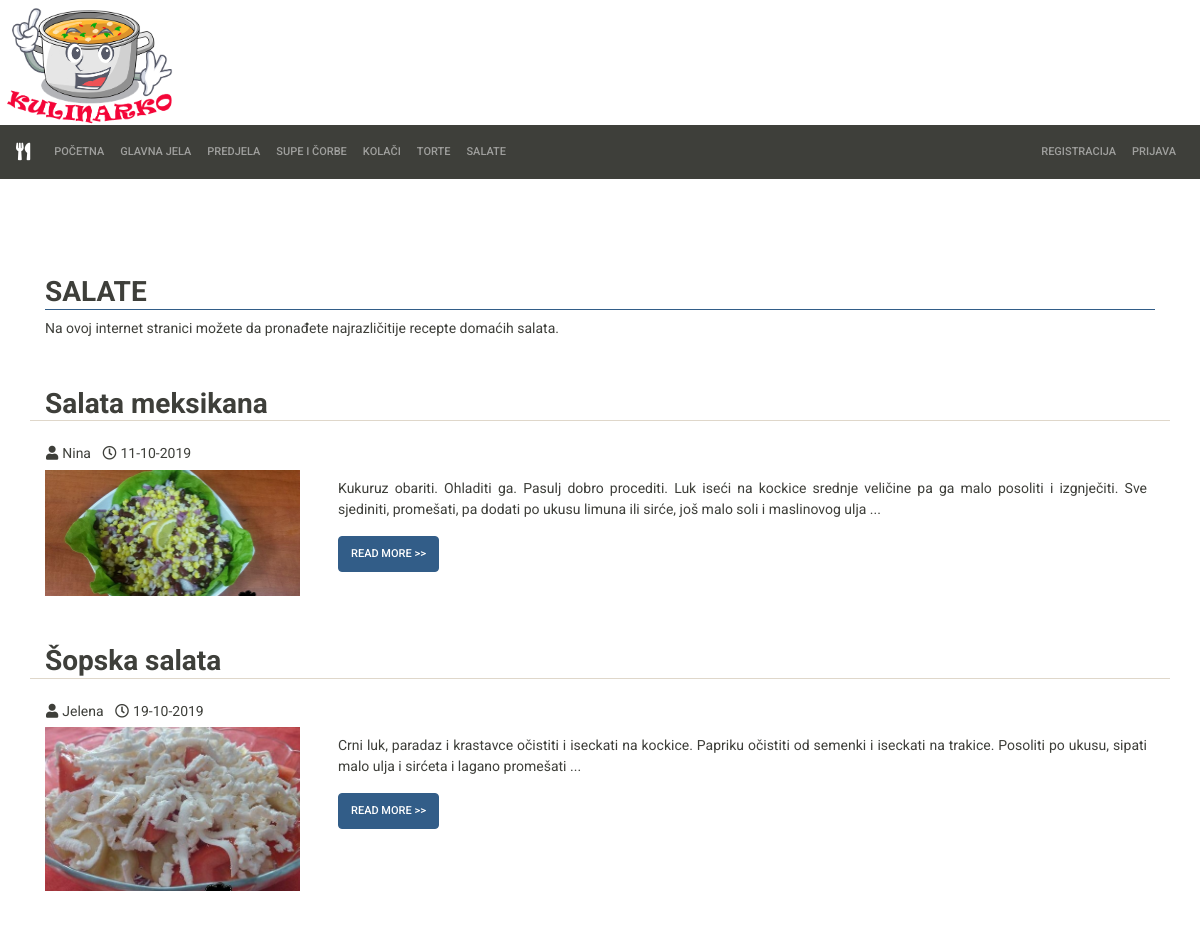
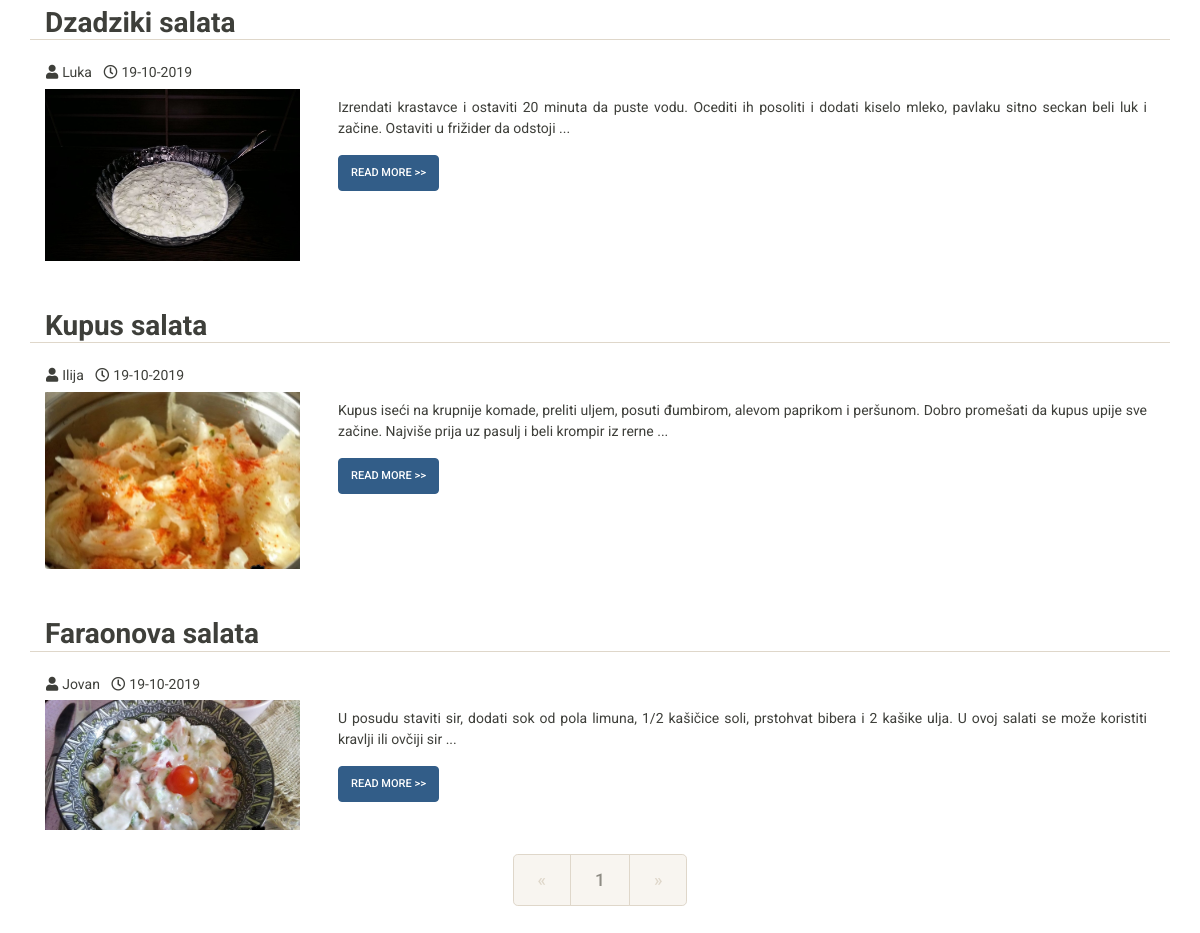
Screenshot of /salate.php with the database file from the repository (2 pictures, top to bottom).
### tables this page shows
CREATE TABLE IF NOT EXISTS `recepti` (
  `recept_id` int(11) NOT NULL AUTO_INCREMENT,
  `naziv_recepta` varchar(40) NOT NULL,
  `sastojci` varchar(512) NOT NULL,
  `slika_jela` varchar(256) DEFAULT NULL,
  `sadrzaj_recepta` text NOT NULL,
  `kategorija_jela` int(11) NOT NULL,
  `datum_unosa` timestamp NOT NULL DEFAULT CURRENT_TIMESTAMP ON UPDATE CURRENT_TIMESTAMP,
  `vreme_pripreme` varchar(20) NOT NULL,
  `autor_recepta` varchar(25) NOT NULL,
  PRIMARY KEY (`recept_id`),
  KEY `recept_korisnika` (`autor_recepta`),
  KEY `kategorija_recepta` (`kategorija_jela`)
);

CREATE TABLE IF NOT EXISTS `korisnici` (
  `korisnicko_ime` varchar(20) NOT NULL COMMENT 'korisnicko ime mora biti jedinstveno',
  `lozinka` varchar(64) NOT NULL,
  `ime` varchar(25) NOT NULL,
  `prezime` varchar(25) NOT NULL,
  `el_adresa` varchar(128) NOT NULL,
  `datum_rodjenja` date DEFAULT NULL,
  `adresa_stanovanja` varchar(128) DEFAULT NULL,
  `drzava_stanovanja` varchar(128) DEFAULT NULL,
  `pol` varchar(1) DEFAULT NULL,
  `telefon` varchar(20) DEFAULT NULL,
  `mobilni_telefon` varchar(20) DEFAULT NULL,
  `administrator` tinyint(1) DEFAULT NULL,
  `datum_unosa` timestamp NOT NULL DEFAULT CURRENT_TIMESTAMP,
  `datum_izmene` timestamp NOT NULL DEFAULT CURRENT_TIMESTAMP ON UPDATE CURRENT_TIMESTAMP,
  PRIMARY KEY (`korisnicko_ime`)
);

### salate.php (the view, shortened to what this page needs)
<!DOCTYPE html>
<html lang="en">
<head>
    <link rel="stylesheet" type="text/css" href="./bootstrap/bootstrap.css">
    <link rel="stylesheet" href="./fontawesome/css/all.css">
    <link rel="stylesheet" type="text/css" href="./css/nasiStilovi.css">
</head>
<body>
    <div class="masthead">
    </div>
    <nav class="navbar navbar-expand-lg navbar-dark bg-primary">
        <a class="navbar-brand" href="index.php"> <i class="fas fa-utensils"></i> </a>
        <div class="collapse navbar-collapse" id="navbarColor01">
            <ul class="navbar-nav mr-auto">
                <li class="nav-item">
                    <a class="nav-link" href="index.php"> Početna <span class="sr-only">(current)</span></a>
                </li>
                <li class="nav-item">
                    <a class="nav-link" href="glavnaJela.php"> Glavna jela </a>
                </li>
                <li class="nav-item">
                    <a class="nav-link" href="predjela.php"> Predjela </a>
                </li>
                <li class="nav-item">
                    <a class="nav-link" href="supeIcorbe.php"> Supe i čorbe </a>
                </li>
                <li class="nav-item">
                    <a class="nav-link" href="kolaci.php"> Kolači </a>
                </li>
                <li class="nav-item">
                    <a class="nav-link" href="torte.php"> Torte </a>
                </li>
                <li class="nav-item">
                    <a class="nav-link" href="salate.php"> Salate </a>
                </li>
            </ul>
            <ul class="navbar-nav ml-auto">
                <li class="nav-item">
                    <a class="nav-link" href="#"> Registracija </a>
                </li>
                <li class="nav-item">
                    <a class="nav-link" href="#"> Prijava </a>
                </li>
            </ul>
        </div>
    </nav>
    <div class="container mt-5 pt-5">
        <h2 class="border-bottom border-primary"> <strong> SALATE </strong> </h2>
        <p> Na ovoj internet stranici možete da pronađete najrazličitije recepte domaćih salata. </p>
        <?php
            $servername = "localhost";
            $username = "root";
            $password = "";
            $dbname = "kulinarko";
            $datatable = "recepti";
            $datatable_kor = "korisnici";
            $results_per_page = 10;
            $mysqli = new mysqli($servername, $username, $password, $dbname);
            if ( $mysqli->connect_error ) {
                echo "Error: ".$mysqli->connect_error;
            } else {
                $mysqli->set_charset("utf8");
                if (isset($_GET["page"])) {
                    $page = $_GET["page"];
                } else {
                    $page = 1;
                };
                $start_from = ($page-1) * $results_per_page;
                $query = "SELECT * FROM ".$datatable." WHERE KATEGORIJA_JELA = 6 ORDER BY DATUM_UNOSA ASC LIMIT $start_from, ".$results_per_page;
                $result = $mysqli->query($query);
                if ( $result == FALSE ) {
                    echo "Error: ".$mysqli->error($connection);
                } else {
                    while( $row = $result->fetch_assoc() ) {
                        $timestamp = strtotime($row["datum_unosa"]);
                        $date = date('d-m-Y', $timestamp);
                        $query_imeAutora = "SELECT * FROM ".$datatable_kor." WHERE korisnicko_ime = '".$row["autor_recepta"]."'";
                        $result_imeAutora = $mysqli->query($query_imeAutora);
                        if ( $result_imeAutora == FALSE ) {
                            $imeAutora = $row["autor_recepta"];
                        } else {
                            $row_users = $result_imeAutora->fetch_assoc();
                            $imeAutora = $row_users["ime"];
                        }
                        $sadrzajRecepta = $row["sadrzaj_recepta"];
                        $pozPoslednjeCeleReci = strpos($sadrzajRecepta, '.', 150);
                        $skraceniSadrzaj = substr($sadrzajRecepta, 0, $pozPoslednjeCeleReci);
                        $skraceniSadrzaj = $skraceniSadrzaj." ...";
                        echo "<div class='mt-5'>";
                        echo "<div class='row'>";
                        echo "<h2 class='col-12 border-bottom'> <strong>".$row["naziv_recepta"]."</strong> </h2>";
                        echo "</div>";
                        echo "<div class='row'>";
                        echo "<p class='col-12 text-capitalize'> <h6> <i class='fas fa-user ml-3 mr-1'></i>".$imeAutora." <i class='far fa-clock ml-2 mr-1'></i>".$date."</h6> </p>";
                        echo "</div>";
                        echo "<div class='row'>";
                        echo "<img src='".$row["slika_jela"]."' alt='Ime slike' class='col-9 col-md-3 rounded float-left'>";
                        echo "<p clas='col-9'>";
                        echo "<div class='d-flex flex-column mb-3 col-9'>";
                        echo "<div class='p-2 text-justify'>".$skraceniSadrzaj."</div>";
                        echo "<div class='p-2'>";
                        echo "<form method='POST' action='receptDetaljno.php'>";
                        echo "<button type='submit' class='btn btn-primary float-left'> Read More >> </button>";
                        echo "</form>";
                        echo "</div>";
                        echo "</div>";
                        echo "</p>";
                        echo "</div>";
                        echo "</div>";
                    }
                    $sql = "SELECT COUNT(*) AS total FROM ".$datatable." WHERE KATEGORIJA_JELA = 6";
                    $rs_result = $mysqli->query($sql);
                    $row = $rs_result->fetch_assoc();
                    $total_pages = ceil($row["total"] / $results_per_page);
                    echo "<div class='row my-4'>";
                    echo "<ul class='pagination pagination-lg mx-auto'>";
                    if ( $page == 1 ) {
                        echo "<li class='page-item disabled'>";
                        echo "<a class='page-link' href='#'>&laquo;</a>";
                        echo "</li>";
                    } else {
                        $prethodnaStrana = $page - 1;
                        echo "<li class='page-item'>";
                        echo "<a class='page-link' href='salate.php?page=".$prethodnaStrana."'>&laquo;</a>";
                        echo "</li>";
                    }
                    for ( $i = 1; $i <= $total_pages; $i++ ) {
                        echo "<li class='page-item'>";
                        echo "<a href='salate.php?page=".$i."'";
                        if ( $i == $page ) {
                            echo " class='page-link curPage active'";
                        } else {
                            echo " class='page-link'";
                        }
                        echo ">".$i."</a> ";
                        echo "</li>";
                    }
                    if ( $page == $total_pages ) {
                        echo "<li class='page-item disabled'>";
                        echo "<a class='page-link' href='#'>&raquo;</a>";
                        echo "</li>";
                    } else {
                        $sledecaStrana = $page + 1;
                        echo "<li class='page-item'>";
                        echo "<a class='page-link' href='salate.php?page=".$sledecaStrana."'>&raquo;</a>";
                        echo "</li>";
                    }
                }
            }
        ?>
    </div>
</body>
</html>

### css/nasiStilovi.css (style rules this page uses)
.masthead { padding-top: 25px; padding-bottom: 100px; background-image: url('../media/LogoKulinarko.png'); width: 185px; background-position: left; background-repeat: no-repeat; background-size: cover; }

### rows the page displays
recepti: naziv_recepta "Salata meksikana", autor_recepta.ime "Nina", datum_unosa "11-10-2019", slika_jela (picture), skraceniSadrzaj "Kukuruz obariti. Ohladiti ga. Pasulj dobro procediti. Luk iseći na kockice srednje veličine pa ga malo posoliti i izgnječiti. Sve sjediniti, promešati, pa dodati po ukusu limuna ili sirće, još malo soli i maslinovog ulja ..."
recepti: naziv_recepta "Šopska salata", autor_recepta.ime "Jelena", datum_unosa "19-10-2019", slika_jela (picture), skraceniSadrzaj "Crni luk, paradaz i krastavce očistiti i iseckati na kockice. Papriku očistiti od semenki i iseckati na trakice. Posoliti po ukusu, sipati malo ulja i sirćeta i lagano promešati ..."
recepti: naziv_recepta "Dzadziki salata", autor_recepta.ime "Luka", datum_unosa "19-10-2019", slika_jela (picture), skraceniSadrzaj "Izrendati krastavce i ostaviti 20 minuta da puste vodu. Ocediti ih posoliti i dodati kiselo mleko, pavlaku sitno seckan beli luk i začine. Ostaviti u frižider da odstoji ..."
recepti: naziv_recepta "Kupus salata", autor_recepta.ime "Ilija", datum_unosa "19-10-2019", slika_jela (picture), skraceniSadrzaj "Kupus iseći na krupnije komade, preliti uljem, posuti đumbirom, alevom paprikom i peršunom. Dobro promešati da kupus upije sve začine. Najviše prija uz pasulj i beli krompir iz rerne ..."
recepti: naziv_recepta "Faraonova salata", autor_recepta.ime "Jovan", datum_unosa "19-10-2019", slika_jela (picture), skraceniSadrzaj "U posudu staviti sir, dodati sok od pola limuna, 1/2 kašičice soli, prstohvat bibera i 2 kašike ulja. U ovoj salati se može koristiti kravlji ili ovčiji sir ..."
